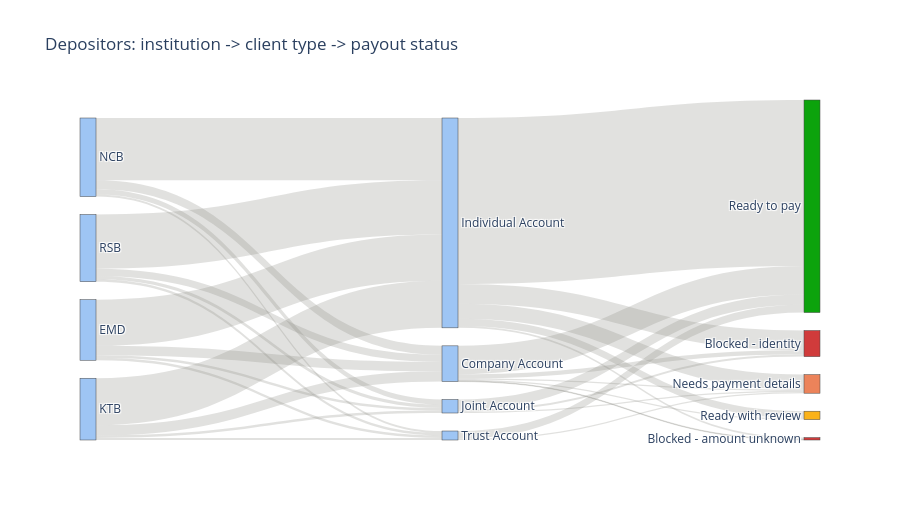

Notebook cell for this chart:
### Code cell
# A second Sankey at DEPOSITOR level: client type -> payout status
status_colours = {"Ready to pay": COLOURS["good"], "Ready with review": COLOURS["warning"],
                  "Needs payment details": COLOURS["serious"], "Blocked - identity": COLOURS["critical"],
                  "Blocked - amount unknown": COLOURS["critical"]}
fig = sankey_from_columns(dep, ["institution_code", "client_type", "payout_status"],
                          "Depositors: institution -> client type -> payout status", colour_map=status_colours)
fig.show()

### Figure 1 — Plotly figure (JSON) as saved in the notebook; plotly's stock layout.template omitted (floating-point values rounded to 4 significant figures)
{"data": [{"link": {"color": "rgba(137,135,129,0.25)", "source": [0, 0, 0, 0, 1, 1, 1, 1, 2, 2, 2, 2, 3, 3, 3, 3, 4, 4, 4, 4, 4, 6, 6, 6, 6, 6, 5, 5, 5, 7, 7], "target": [4, 6, 5, 7, 4, 6, 5, 7, 4, 6, 5, 7, 4, 6, 5, 7, 11, 10, 9, 8, 12, 11, 10, 9, 8, 12, 10, 9, 8, 9, 8], "value": [31, 154, 9, 8, 34, 157, 8, 7, 30, 208, 17, 7, 24, 181, 11, 8, 2, 14, 4, 95, 4, 6, 66, 50, 554, 24, 7, 4, 34, 4, 26]}, "node": {"color": ["#9ec5f4", "#9ec5f4", "#9ec5f4", "#9ec5f4", "#9ec5f4", "#9ec5f4", "#9ec5f4", "#9ec5f4", "#0ca30c", "#ec835a", "#d03b3b", "#d03b3b", "#fab219"], "label": ["EMD", "KTB", "NCB", "RSB", "Company Account", "Joint Account", "Individual Account", "Trust Account", "Ready to pay", "Needs payment details", "Blocked - identity", "Blocked - amount unknown", "Ready with review"], "pad": 18, "thickness": 16}, "type": "sankey"}], "layout": {"font": {"size": 12}, "height": 520, "title": {"text": "Depositors: institution -> client type -> payout status"}}}
